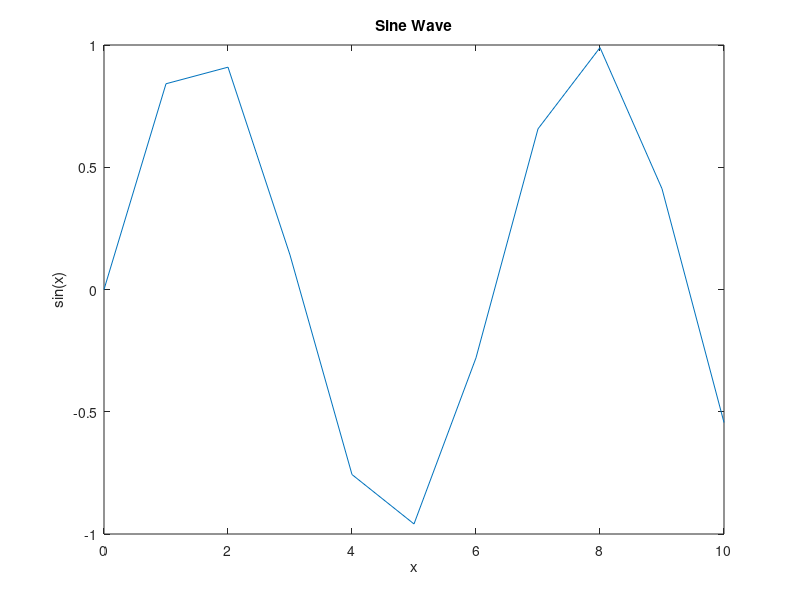

This chart was generated by the following MATLAB code:
% Generate x-values
x_values = 0:1:10; % Generating x-values from 0 to 2*pi with a step of 0.01

% Calculate y-values (sine of x)
y_values = sin(x_values);

% Plot the sine wave
plot(x_values, y_values)
title('Sine Wave')
xlabel('x')
ylabel('sin(x)')
